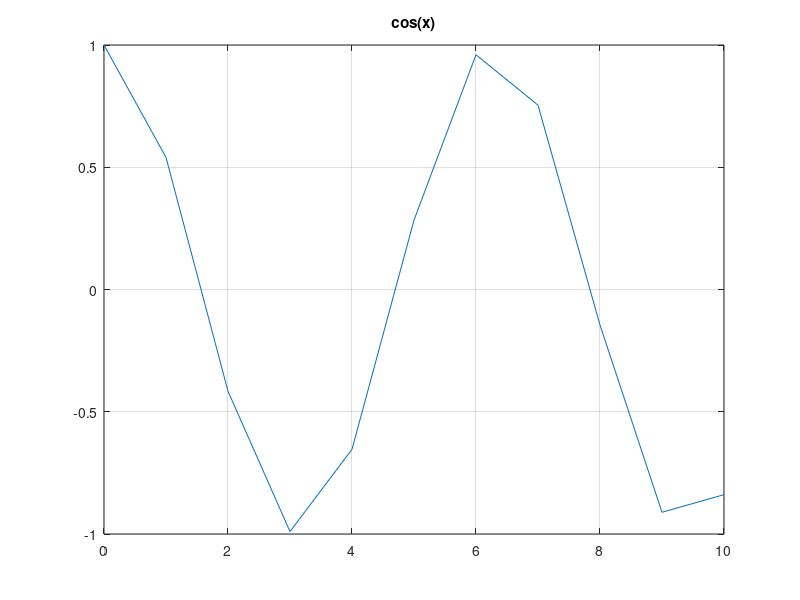

Reproduce this figure in MATLAB.
% fprintf
a = 241.0042;

fprintf ('I am %d years old\n', a) % "%d" is a placeholder for an integer and "a" is the variable that's plugged in
% I am 241.0042 years old


% plot
x = 0:1:10; % x values from 0-10 with the step of 1
y = cos(x); % y value is the cosine of x
plot(x,y); % plot our x and y onto a 2D graph
grid on; % turn the visual grid on so we can better visualize our data
title('cos(x)'); % title adds formatted text to our graph labeling it as 'cos(x)'


% disp
z = 3.14; % z is the value of pi
disp(z) % display the value of z (pi)
% 3.14


